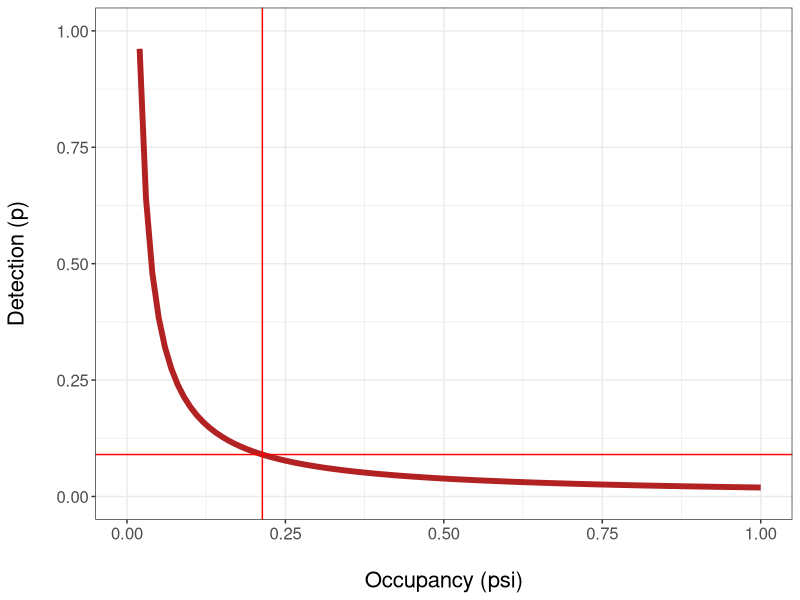
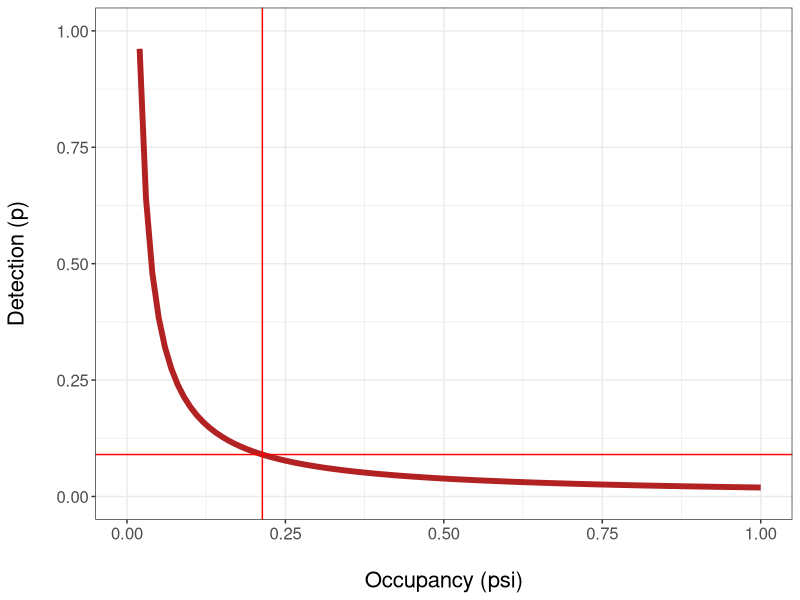

Write the R code that produced these figures, in order.
library(tidyverse)

# naive detection)
naive  <- 4 / 208

# real as estimate
p <- seq(from = 0, to = 1, by = 0.01)

# estimate p
est <- data.frame(p, naive)
est$psi <- est$naive/ est$p
est

# which estimate approximates p = 0.09
prior <- est[which(est$p == 0.09), ]  

# plot
ggplot()+
  theme_bw()+
  geom_line(data = est, aes(x= p, y= psi), lwd = 2, colour = "firebrick")+
  geom_hline(data = prior, aes(yintercept= p) , colour = "red")+
  geom_vline(data = prior, aes(xintercept= psi) , colour = "red")+
  ylim(0, 1)+
  ylab("Detection (p)\n")+
  xlab("\nOccupancy (psi)")+
  theme(axis.text = element_text(size = 12))+
  theme(axis.title = element_text(size = 16))
  #ggtitle("Likely vicinity of detection probability")+
  # labs(subtitle = "p = 0.09 and psi = 0.21 results in 0.019 (4/208)")

# Assumption:
# Awakopaka skinks must be characterised by lower occupancy and low detection
ggsave("Detection probability.png", scale = 1.2)




